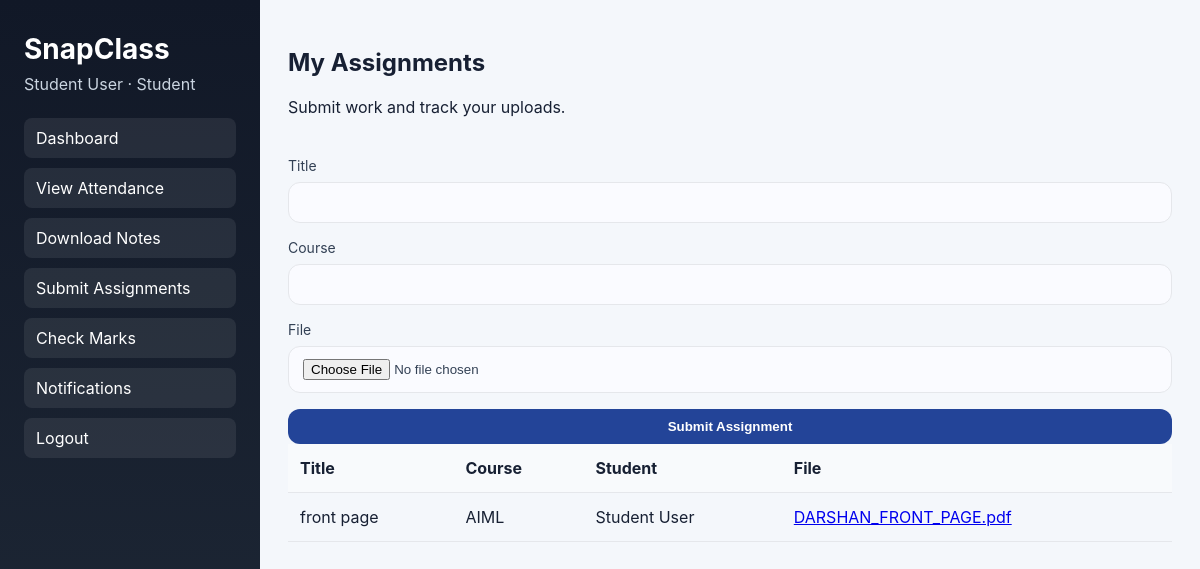
/student/assignments (signed in), run on the app's committed database.
### tables this page shows
CREATE TABLE users (
                id INTEGER PRIMARY KEY AUTOINCREMENT,
                name TEXT NOT NULL,
                email TEXT NOT NULL UNIQUE,
                password_hash TEXT NOT NULL,
                role TEXT NOT NULL CHECK(role IN ('admin', 'teacher', 'student'))
            );

CREATE TABLE assignments (
                id INTEGER PRIMARY KEY AUTOINCREMENT,
                title TEXT NOT NULL,
                course_name TEXT NOT NULL,
                student_name TEXT NOT NULL,
                file_name TEXT NOT NULL,
                uploaded_at TEXT NOT NULL DEFAULT CURRENT_DATE
            );

### app.py (the view, shortened to what this page needs)
@app.route("/student/assignments", methods=["GET", "POST"])
def student_assignments():
    user = current_user()
    if not user or user["role"] != "student":
        return redirect(url_for("login"))
    with get_connection() as connection:
        rows = connection.execute("SELECT title, course_name, student_name, file_name FROM assignments WHERE student_name = ? ORDER BY id DESC", (user["name"],)).fetchall()
    return render_template("student_assignments.html", user=user, rows=rows)

### app.py (called while the page is built)
def get_connection() -> sqlite3.Connection:
    connection = sqlite3.connect(DB_PATH)
    connection.row_factory = sqlite3.Row
    return connection

def current_user() -> dict[str, Any] | None:
    user_id = session.get("user_id")
    if not user_id:
        return None
    with get_connection() as connection:
        record = connection.execute("SELECT id, name, email, role FROM users WHERE id = ?", (user_id,)).fetchone()
        if record is None:
            return None
        return dict(record)

### templates/student_assignments.html (shortened to what this page needs)
{% extends "role_base.html" %}
{% block nav %}
<nav>
  <a href="{{ url_for('student_dashboard') }}">Dashboard</a>
  <a href="{{ url_for('student_attendance') }}">View Attendance</a>
  <a href="{{ url_for('student_notes') }}">Download Notes</a>
  <a href="{{ url_for('student_assignments') }}">Submit Assignments</a>
  <a href="{{ url_for('student_marks') }}">Check Marks</a>
  <a href="{{ url_for('student_notifications') }}">Notifications</a>
  <a href="{{ url_for('logout') }}">Logout</a>
</nav>
{% endblock %}
{% block content %}
<header class="topbar"><div><h2>My Assignments</h2><p>Submit work and track your uploads.</p></div></header>
<div class="form-card">
  <form method="post" enctype="multipart/form-data" class="simple-form">
    <label>Title<input type="text" name="title" required /></label>
    <label>Course<input type="text" name="course_name" required /></label>
    <label>File<input type="file" name="file" required /></label>
    <button class="btn-primary" type="submit">Submit Assignment</button>
  </form>
</div>
<div class="form-card">
  <div class="table-wrap">
    <table class="data-table">
      <thead><tr><th>Title</th><th>Course</th><th>Student</th><th>File</th></tr></thead>
      <tbody>
        {% for row in rows %}
        <tr><td>{{ row.title }}</td><td>{{ row.course_name }}</td><td>{{ row.student_name }}</td><td><a href="{{ url_for('download_file', filename=row.file_name) }}">{{ row.file_name }}</a></td></tr>
        {% endfor %}
      </tbody>
    </table>
  </div>
</div>
{% endblock %}

### templates/role_base.html (shortened to what this page needs)
<!doctype html>
<html lang="en">
  <head>
    <link rel="stylesheet" href="{{ url_for('static', filename='style.css') }}" />
  </head>
  <body>
    <div class="app-shell">
      <aside class="sidebar">
        <h1>SnapClass</h1>
        <p>{{ user.name }} · {{ user.role|title }}</p>
        {% block nav %}{% endblock %}
      </aside>
      <main class="main-content">
        {% block content %}{% endblock %}
      </main>
    </div>
  </body>
</html>

### static/style.css (style rules this page uses)
:root { color-scheme: light; font-family: Inter, Arial, sans-serif; --bg: #f4f7fb; --panel: #ffffff; --primary: #234498; --text: #172033; --muted: #6b7280; --border: #e5e7eb; }
* { box-sizing: border-box; }
body { margin: 0; background: var(--bg); color: var(--text); }
.app-shell { display: grid; grid-template-columns: 260px 1fr; min-height: 100vh; }
.sidebar { background: linear-gradient(180deg, #111827 0%, #1f2937 100%); color: white; padding: 32px 24px; }
.sidebar h1 { margin: 0 0 8px; font-size: 28px; }
.sidebar p { margin: 0 0 24px; color: #cbd5e1; }
.sidebar nav { display: flex; flex-direction: column; gap: 10px; }
.sidebar a { color: white; text-decoration: none; padding: 10px 12px; border-radius: 8px; background: rgba(255,255,255,0.08); }
.main-content { padding: 28px; }
.topbar { display: flex; justify-content: space-between; align-items: center; margin-bottom: 24px; }
.btn-primary { display: inline-flex; align-items: center; justify-content: center; padding: 10px 16px; border: none; border-radius: 12px; color: white; background: var(--primary); cursor: pointer; text-decoration: none; font-weight: 600; }
.simple-form { display: grid; gap: 16px; }
.simple-form label { display: grid; gap: 8px; font-size: 14px; color: #334155; }
.simple-form input, .simple-form select { width: 100%; padding: 12px 14px; border: 1px solid var(--border); border-radius: 12px; background: #fafbff; }
.table-wrap { overflow-x: auto; }
.data-table { width: 100%; border-collapse: collapse; }
.data-table th, .data-table td { padding: 14px 12px; border-bottom: 1px solid var(--border); text-align: left; }
.data-table thead th { background: #f8fafc; font-weight: 700; }

### data on the page
users: name "Student User", role "Student"
assignments: title "front page", course_name "AIML", student_name "Student User", file_name "DARSHAN_FRONT_PAGE.pdf"
